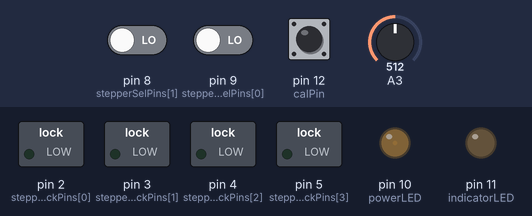
Bench run of a sketch on a simulated Arduino Uno, built with avr-gcc and run on an emulated ATmega328P. Shown: switched loads named in the sketch (green lamp = pin HIGH), output pins drawn as LEDs (lit = HIGH). The inputs (shaded band) are chosen by the test bench; at power-on: pin 12 (calPin) HIGH, pin 8 (stepperSelPins[1]) LOW, pin 9 (stepperSelPins[0]) LOW, A3 = 512. EEPROM starts erased.

Above: at 4.6 s.
4.7 s: pin 12 (calPin) pulled LOW for 3.2 s
At 8.6 s:
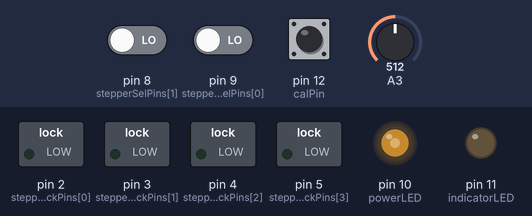
9.4 s: pin 12 (calPin) pulled LOW for 0.15 s
At 10.0 s:
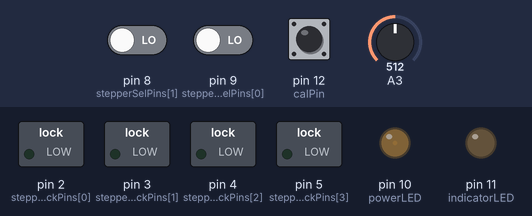
Timing chart, 0 to 12.4 s (numbered marks = the images above; inputs shaded):
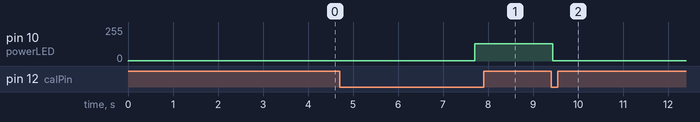

The sketch:

autoBlinder.ino
```cpp
#include <EEPROM.h>
#include <avr/sleep.h>

// Connected stepper motor count
#define MOTORS 2

// Pin config
byte stepperClockPins[4] = {2, 3, 4, 5};
byte steppers[MOTORS] = {6, 7};
byte buttonPin = 3; //analog
byte stepperSelPin = 1; //analog CURRENTLY NOT USED
byte stepperSelPins[MOTORS] = {9, 8};
byte calPin = 12;
byte indicatorLED = 11;
byte powerLED = 10;

// Other config
byte stepsAtOnce = 10;
float analogResolution = 0.1; //volts
float analogStepperRes = 0.1; //volts
unsigned short calibrationStartDelay = 3000; //milliseconds
unsigned short stepperClockDelay = 2; //ms; TEMPORARY: SET BACK TO 2 WHEN USING FULLY POWERED MOTORS
unsigned short ledVoltage = 102; // 255 = 5V

// =!= Do not change the variables below this line =!=
int curPos[MOTORS], maxPos[MOTORS], target[MOTORS];
bool sel[MOTORS], cal[MOTORS]; //currently selected (alt "bitRead(PORTD, <pin>)"); currently calibrating
float analogModifier = 1 / (1024 / 5 * analogResolution);
float analogStepperMod = 1 / (1024 / 5 * analogStepperRes);
byte MEMORYOFFSET = 32;
unsigned long lastAction = 0;


void load() { // 6 bytes per motor
  //current: 0: +/-; 1: 255c 2: c
  //max    : 3: +/-; 4: 255m 5: m   NOTE: is always positive
  if (EEPROM.read(MEMORYOFFSET) != 127) { // memory initialization
    for (int i = 0; i < EEPROM.length(); i++) {
      EEPROM.write(i, 0);
    }
    EEPROM.write(MEMORYOFFSET, 127);
  }
  for (int i = 0; i < MOTORS; i++) {
    curPos[i] = EEPROM.read(MEMORYOFFSET + i*6 + 2) * 255 + EEPROM.read(MEMORYOFFSET + i*6 + 3);
    if (EEPROM.read(MEMORYOFFSET + i*6 + 1) == 1) {
      curPos[i] = -curPos[i];
    }
    maxPos[i] = EEPROM.read(MEMORYOFFSET + i*6 + 5) * 255 + EEPROM.read(MEMORYOFFSET + i*6 + 6);
    if (EEPROM.read(MEMORYOFFSET + i*6 + 4) == 1) {
      maxPos[i] = -maxPos[i];
    }
  }
}

void _writePos(int address, int value) {
  if (value < 0) {
    value = -value;
    EEPROM.write(address, 1);
  } else {
    EEPROM.write(address, 0);
  }
  byte factor = value/255;
  EEPROM.write(address + 1, factor);
  EEPROM.write(address + 2, value - factor*255);
}

void save(bool saveMax = false) {
  for (int i = 0; i < MOTORS; i++) {
    if (cal[i]) { //skip currently calibrating motors - possible source of corrupt data if a power cut happens during calibration
      continue;
    }
    _writePos(MEMORYOFFSET + i*6 + 1, curPos[i]);
    if (saveMax) {
      _writePos(MEMORYOFFSET + i*6 + 3 + 1, maxPos[i]);
    }
  }
}

void setup() {
  Serial.begin(9600);
  set_sleep_mode(SLEEP_MODE_PWR_DOWN);
  sleep_enable();
  analogReference(DEFAULT);

  // calibration pin is in reverse mode
  pinMode(calPin, INPUT);
  digitalWrite(calPin, HIGH);

  // pin initialization
  for (char i = 0; i < sizeof(stepperClockPins); i++) {
    pinMode(stepperClockPins[i], OUTPUT);
  }
  for (char i = 0; i < sizeof(steppers); i++) {
    pinMode(steppers[i], OUTPUT);
  }
  pinMode(indicatorLED, OUTPUT);
  pinMode(powerLED, OUTPUT);
  analogWrite(powerLED, 1);

  load();

  for (int i = 0; i < MOTORS; i++) { //set all "cal" values to false and set all targets to current position
    cal[i] = false;
    target[i] = curPos[i];
  }
}

int readAnalog(int pin) {
  if (pin == buttonPin) {
    return round(analogRead(pin) * analogModifier);
  } else if (pin == stepperSelPin) {
    return round(analogRead(pin) * analogStepperMod);
  } else {
    return analogRead(pin);
  }
}

/*void _setSelected(){ // Determines which motors are selected and sets values in "sel" array
  int selVal = readAnalog(stepperSelPin);
  if (selVal == 2) {
    sel[0] = 0;
    sel[1] = 1;
  } else if (selVal == 3) {
    sel[0] = 1;
    sel[1] = 0;
  } else {
    sel[0] = 1;
    sel[1] = 1;
  }
}*/

void _setSelected() {
  if (digitalRead(stepperSelPins[0]) == 1 && digitalRead(stepperSelPins[1]) == 1) {
    sel[0] = 1;
    sel[1] = 1;
  } else {
    for (int i = 0; i < MOTORS; i++) {
      if (digitalRead(stepperSelPins[i]) == 0) {
        sel[i] = 1;
      } else {
        sel[i] = 0;
      }
    }
  }
}

void _setTarget(int steps = 0, byte percent = 0) { // Sets motor targets from arguments; if steps is 0, percent is used
  for (int i = 0; i < MOTORS; i++) {
    if (sel[i]) {
      if (steps != 0) { //steps are set
        if (cal[i]) { //ignore restrictions
          target[i] = curPos[i] + steps;
        } else {
          target[i] = max(0, min(maxPos[i], curPos[i] + steps));
        }
      } else { //using percentage
        if (!cal[i]) { //this would otherwise ruin the calibration
          target[i] = (long)maxPos[i] * percent / 100;
        }
      }
    }
  }
}

int _setPinsAndGetMinSteps() { // Determines which motors to activate and how many steps to take based on their targets
  int minSteps = 0;
  for (byte i = 0; i < MOTORS; i++) {
    if (sel[i]) {
      int steps = target[i] - curPos[i];
      if (minSteps == 0) { // the rotation direction is based on which way the first motor needs to turn
        minSteps = steps;
      }
      if (steps > 0) {
        if (minSteps > 0) {
          minSteps = min(minSteps, steps);
          digitalWrite(steppers[i], 1);
          continue;
        }
      } else if (steps < 0) {
        if (minSteps < 0) {
          minSteps = max(minSteps, steps);
          digitalWrite(steppers[i], 1);
          continue;
        }
      }
      digitalWrite(steppers[i], 0);
    } else {
      digitalWrite(steppers[i], 0);
    }
  }
  return minSteps;
}

void runSteppers() {
  int steps = _setPinsAndGetMinSteps();
  if (steps != 0) {
    analogWrite(indicatorLED, 255);
  }
  bool reverse = false;
  if (steps < 0) {
    reverse = true;
    steps = -steps;
  }
  for (int i = 0; i < steps; i++) { // run clock
    for (byte p = 0; p < 4; p++) {
      byte pin = p;
      if (reverse) {
        pin = 3-p;
      }
      digitalWrite(stepperClockPins[pin], 1);
      delay(stepperClockDelay);
      digitalWrite(stepperClockPins[pin], 0);
      //a delay could be added here if necessary
    }
  }
  for (byte i = 0; i < MOTORS; i++) { // save changes
    if (bitRead(PORTD, steppers[i])) { // for motors that are activated
      if (reverse) {
        curPos[i] -= steps;
      } else {
        curPos[i] += steps;
      }
    }
  }
  //save(); why? WHY? WHY EVERY TIME??? eeprom ruined
  if (steps != 0) {
    lastAction = millis();
  }
  analogWrite(indicatorLED, 0);
}

void loop() {
  _setSelected(); // determine which motors are currently selected

  bool calibrationMode = false;
  for (int i = 0; i < MOTORS; i++) { //check if any of the steppers is already in calibration mode
    /*Serial.print(i);
    Serial.print(": ");
    Serial.print(curPos[i]);
    Serial.print(", ");
    Serial.print(target[i]);
    Serial.print(", ");
    Serial.print(maxPos[i]);
    Serial.print("; ");*/
    if (cal[i]) {
      calibrationMode = true;
      //break; TEMPORARY, FOR LOGGING
    }
  }
  //Serial.println();

  if (!digitalRead(calPin)) { // parse calibration button input
    if (!calibrationMode) { //try to initiate calibration mode
      unsigned long startTime = millis();
      while (!digitalRead(calPin)) { //calibration button must be held for the specified time
        delay(10);
        if (millis() - startTime >= calibrationStartDelay) { //notify user that calibration mode is (actually: will be) activated
          //Serial.println("CALIBRATION MODE READY\n");
          analogWrite(powerLED, 128);
        }
      }
      if (millis() - startTime >= calibrationStartDelay) { //initiate calibration mode
        //Serial.println("STARTED CALIBRATION");
        for (int i = 0; i < MOTORS; i++) {
          if (sel[i]) {
            cal[i] = true;
            curPos[i] = 0;
            target[i] = 0;
          }
        }
        calibrationMode = true;
        analogWrite(powerLED, 128); //just to be sure
      }
    } else { //end calibration
      for (int i = 0; i < MOTORS; i++) {
        if (cal[i] == true) {
          cal[i] = false;
          if (curPos[i] < 0) { //ensure maxPos is always positive
            maxPos[i] = -curPos[i];
            curPos[i] = 0;
            target[i] = 0;
          } else {
            maxPos[i] = curPos[i];
          }
        }
      }
      save(true);
      calibrationMode = false;
      analogWrite(powerLED, 1);
    }
  }

  // set motor rotation targets from input
  unsigned short buttVal = readAnalog(buttonPin);
  /*Serial.print(digitalRead(8));
  Serial.print(digitalRead(9));
  Serial.print("Button pressed: ");
  Serial.print(buttVal);
  Serial.print("; Motors selected: ");
  if (sel[0]) {
    Serial.print(0);
  }
  if (sel[1]) {
    Serial.print(1);
  }
  Serial.println();
  for (int i = 0; i < 50; i++) {
    Serial.print(EEPROM.read(i));
    Serial.print("; ");
  }
  Serial.println();*/
  if (buttVal == 2) { // forward
    _setTarget(stepsAtOnce, 0);
  } else if (buttVal == 1) { // backward
    _setTarget(-stepsAtOnce, 0);
  } else if (!calibrationMode) { // predefined percentages
    if (buttVal == 10) {
      _setTarget(0, 25);
    } else if (buttVal == 11) {
      _setTarget(0, 50);
    } else if (buttVal == 12) {
      _setTarget(0, 75);
    } else if (buttVal == 13) {
      _setTarget(0, 0);
    } else if (buttVal == 14) {
      _setTarget(0, 100);
    }
  }

  runSteppers();
  if (lastAction != 0 && millis() - lastAction > 100) {
    save();
    lastAction = 0;
  }
  /*Serial.println();
  if (bitRead(PORTD, 6)) {
    Serial.print(0);
  }
  if (bitRead(PORTD, 7)){
    Serial.print(1);
  }
  Serial.println();*/
}
```

Measured:
- after the input at 4.7 s, pin 10 (powerLED): 1/255 → 128/255 after 3.0 s
- after the input at 9.4 s, pin 10 (powerLED): 128/255 → 1/255 at once
